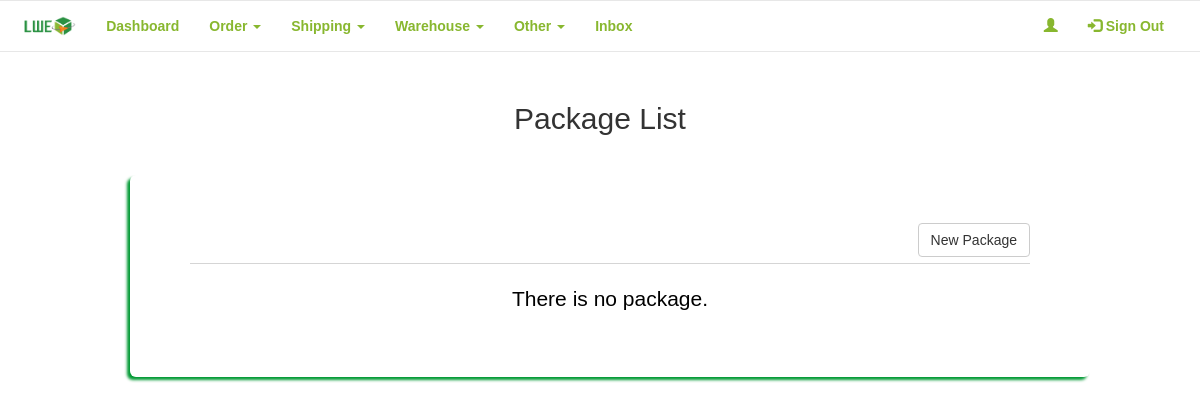
/LWE_Buy/admin/packagelist.php?fail, run on an earlier commit of the app's database.
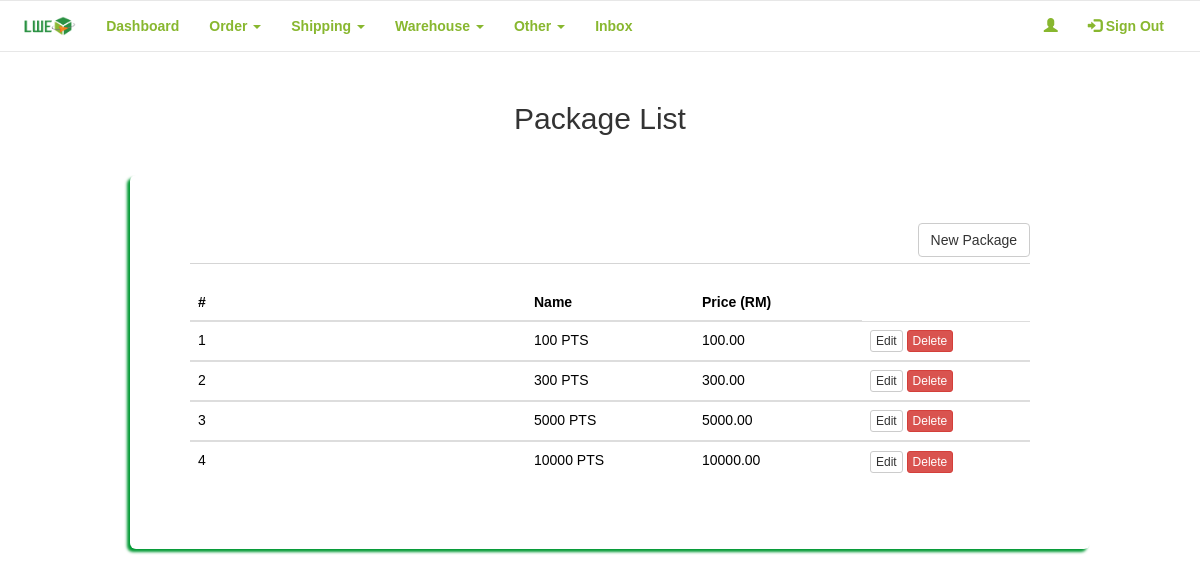
And on a later commit of the database.
### tables this page shows
CREATE TABLE IF NOT EXISTS `package` (
  `id` int(11) NOT NULL,
  `name` varchar(255) NOT NULL,
  `price` double(10,2) NOT NULL
);

### LWE_Buy/admin/packagelist.php (the view, shortened to what this page needs)
<?php
require_once '../connection/config.php';
$counter = 0;
$query1 = "SELECT * FROM package";
$result1 = mysqli_query($con, $query1);
?>
<!DOCTYPE html>
<html data-ng-app="myApp">
    <head>
        <link rel="stylesheet" href="https://maxcdn.bootstrapcdn.com/bootstrap/3.3.7/css/bootstrap.min.css">
        <link href="../frameworks/css/style.css" rel="stylesheet"/>
    </head>
    <body>
        <div class="row">
            <?php include_once('nav.php')?>
        </div>
        <center>
            <div class="container">
                <div class="row" style="padding-top: 10px; padding-bottom: 15px;">
                    <div class="col-xs-12 col-md-12 col-lg-12">
                        <h2>Package List</h2>
                    </div>
                </div>
            </div>
            <section class="content">
                <div class="container">
                    <div class="row">
                        <div class="col-xs-12 col-md-12 col-lg-12 jumbotron">
                            <button type="button" class="btn btn-default" data-toggle="modal" data-target="#newpackage" style="float: right;">New Package</button><br/><hr/>
                            <?php
                            if(mysqli_num_rows($result1) > 0)
                            {
                            ?>
                            <table class="table thead-bordered table-hover" id="receive">
                                <thead>
                                    <tr>
                                        <th>#</th>
                                        <th>Name</th>
                                        <th>Price (RM)</th>
                                    </tr>
                                </thead>
                                <?php
                                    while($row = mysqli_fetch_array($result1))
                                    {
                                        $counter++;
                                        ?>
                                        <tbody>
                                            <tr>
                                                <td><?php echo $counter; ?></td>
                                                <td width="20%"><?php echo $row['name']; ?></td>
                                                <td width="20%"><?php echo $row['price']; ?></td>
                                                <td width="20%"><a href="editpackage.php?users=<?php echo $row['id']; ?>" class="btn btn-xs btn-default">Edit</a> <a href="deletepack.php?user_id=<?php echo $row['id']; ?>" class="btn btn-xs btn-danger">Delete</a></td>
                                            </tr>
                                        </tbody>
                                        <?php
                                    }
                                }else{
                                    ?>
                                        <p>There is no package.</p>
                                    <?php
                                }
                            ?>
                            </table>
                        </div>
                    </div>
                </div>
            </section>
        </center>
    </body>
</html>

What changed in the data, as far as the page shows it:
added package: name "100 PTS", price "100.00"
added package: name "300 PTS", price "300.00"
added package: name "5000 PTS", price "5000.00"
added package: name "10000 PTS", price "10000.00"
Also different on the page:
text no longer shown: "There is no package."
text now shown: "# Name Price (RM)"
